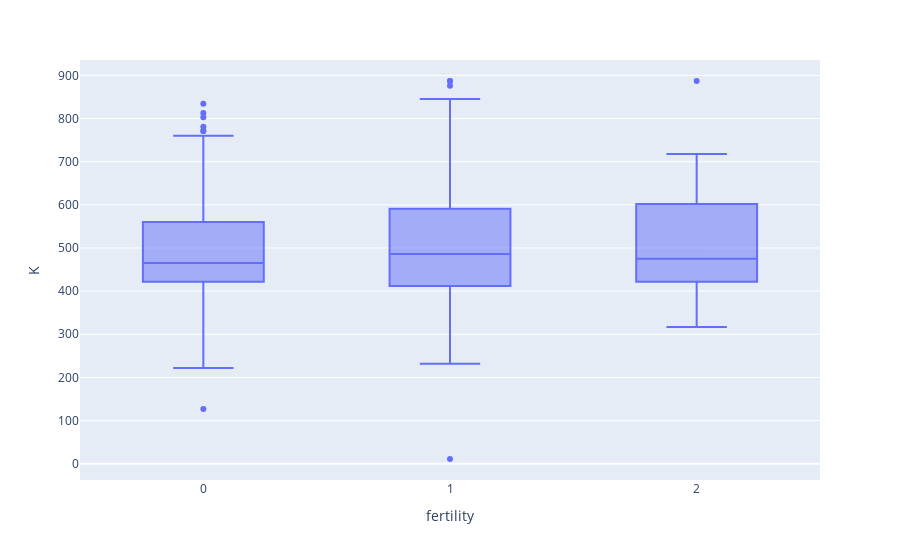

Write notebook code for a chart like this one.
### Code cell
# box plot fertility vs K

fig = px.box(data, y='K', x='fertility')
fig.update_layout(height=500)
fig.show()

### Figure 1 — Plotly figure (JSON) as saved in the notebook; plotly's stock layout.template omitted (floating-point values rounded to 4 significant figures; data arrays with more than 128 entries replaced by an {"elided": "..."} marker saying what was removed)
{"data": [{"alignmentgroup": "True", "hovertemplate": "fertility=%{x}<br>K=%{y}<extra></extra>", "legendgroup": "", "marker": {"color": "#636efa"}, "name": "", "notched": false, "offsetgroup": "", "orientation": "v", "showlegend": false, "type": "box", "x": {"elided": "880 int values"}, "x0": " ", "xaxis": "x", "y": {"elided": "880 int values"}, "y0": " ", "yaxis": "y"}], "layout": {"autosize": true, "boxmode": "group", "legend": {"tracegroupgap": 0}, "margin": {"t": 60}, "xaxis": {"anchor": "y", "autorange": true, "domain": [0, 1], "range": [-0.5, 2.5], "title": {"text": "fertility"}, "type": "linear"}, "yaxis": {"anchor": "x", "autorange": true, "domain": [0, 1], "range": [-37.67, 935.7], "title": {"text": "K"}, "type": "linear"}}}
